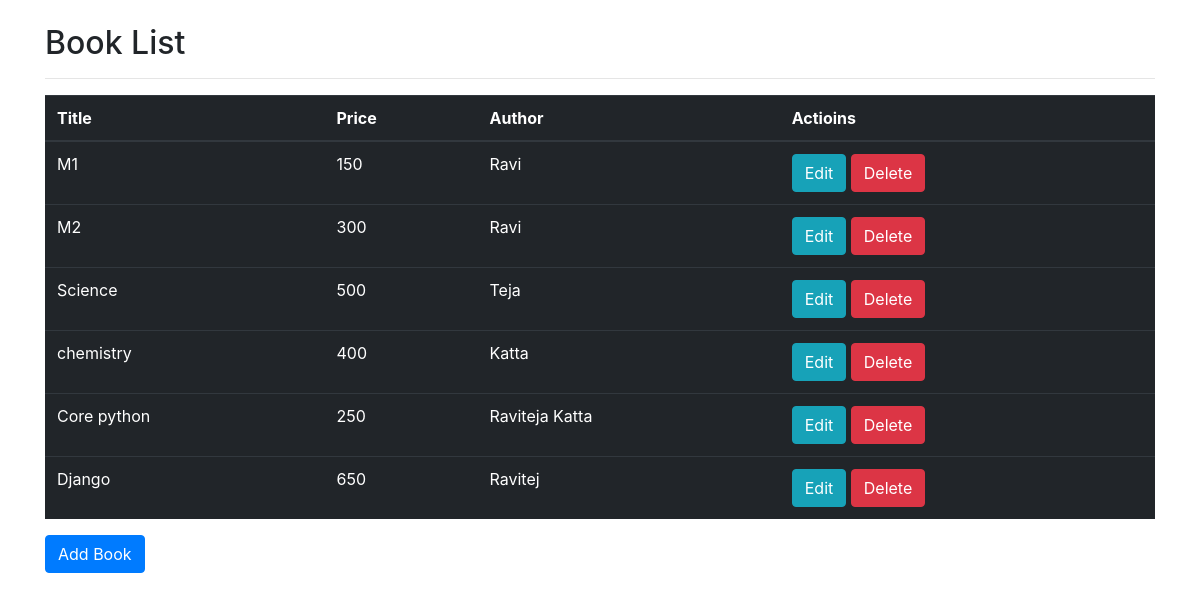
The page / on the database its author committed.
### CRUD/models.py (models this page shows)
class BookList(models.Model):
    title =models.CharField(max_length=150)
    price=models.IntegerField()
    author=models.CharField(max_length=100)

### CRUD/views.py (the view)
# urls.py: path('', views.index, name='index' ),
def index(request):
    books = BookList.objects.all()
    context = {
        'books': books
    }
    return render(request, 'index.html', context)

### templates/index.html
{% extends 'master.html'%}
{% block content %}
    <div class="container"><br>
        <h2>Book List</h2>
        <hr>
        <table class="table table-dark">
            <thead>
                <tr>
                    <th>Title</th>
                    <th>Price</th>
                    <th>Author</th>
                    <th>Actioins</th>
                </tr>
            </thead>
            <tbody>
                {% for book in books %}
                    <tr>
                    <td>{{ book.title }}</td>
                    <td>{{ book.price }}</td>
                    <td>{{ book.author }}</td>
                    <td><a class="btn btn-info" href="/edit/{{ book.id }}">Edit</a>
                        <a class="btn btn-danger" href="/delete/{{ book.id }}">Delete</a>
                    </td>
                </tr>
                {% endfor %}
            </tbody>
        </table>
        <a class="btn btn-primary" href="/add_book/">Add Book</a>
    </div>
</body>
{% endblock %}

### templates/master.html (shortened to what this page needs)
{% load static %}
<html lang="en">
<head>
    <link rel="stylesheet" href="{% static 'css/bootstrap.min.css' %}">
</head>
    {% block content %}
    {% endblock %}
</html>

### rows shown on the page
BookList: title "M1", price "150", author "Ravi"
BookList: title "M2", price "300", author "Ravi"
BookList: title "Science", price "500", author "Teja"
BookList: title "chemistry", price "400", author "Katta"
BookList: title "Core python", price "250", author "Raviteja Katta"
BookList: title "Django", price "650", author "Ravitej"
